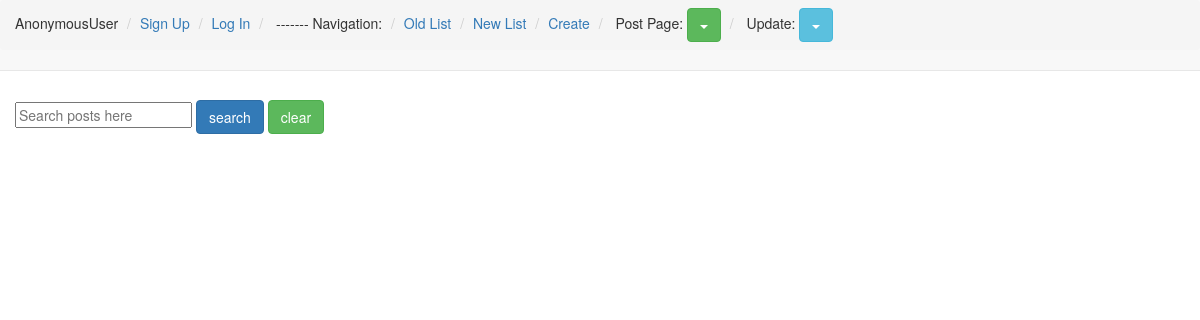
The app's page /list/, older data.
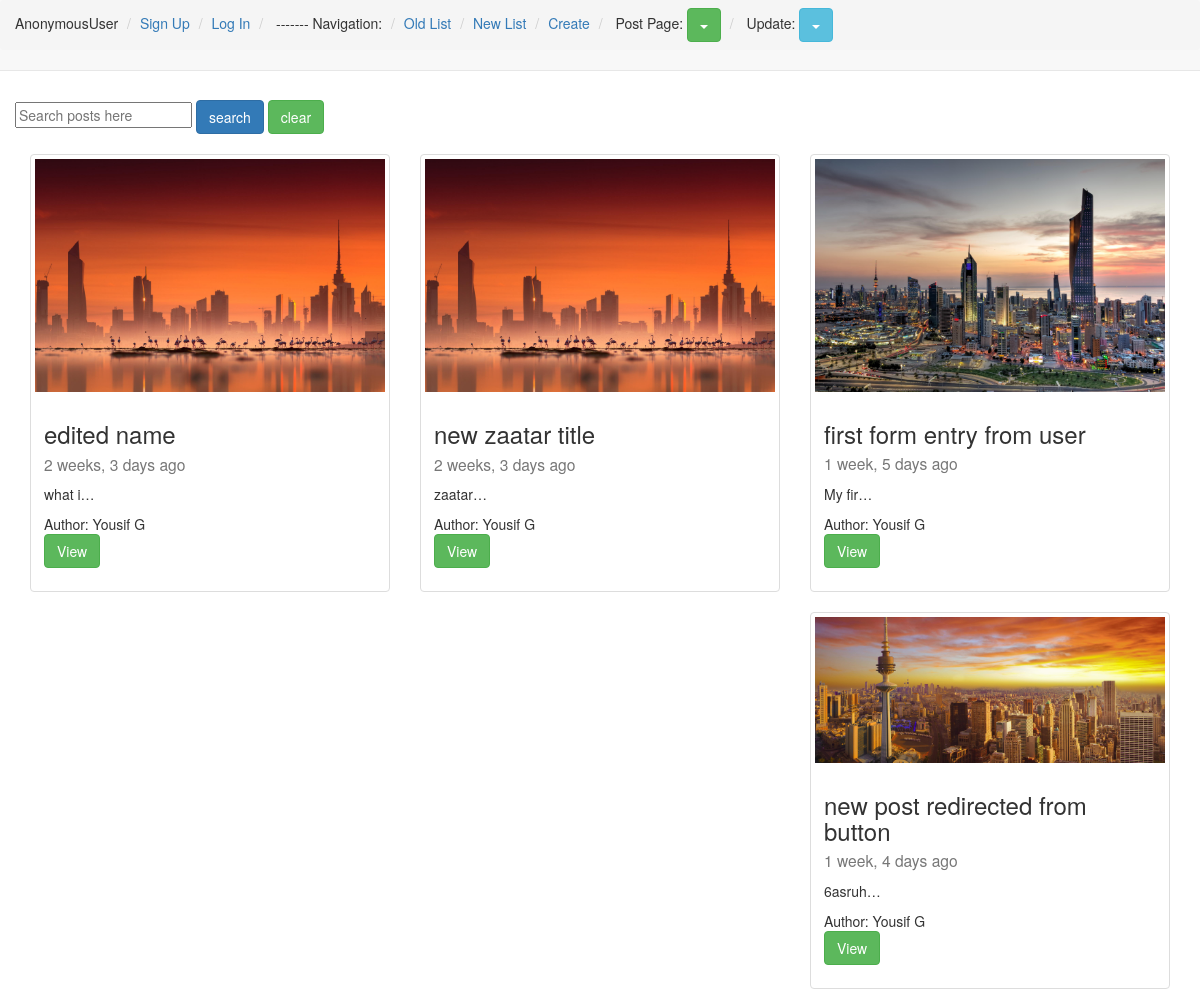
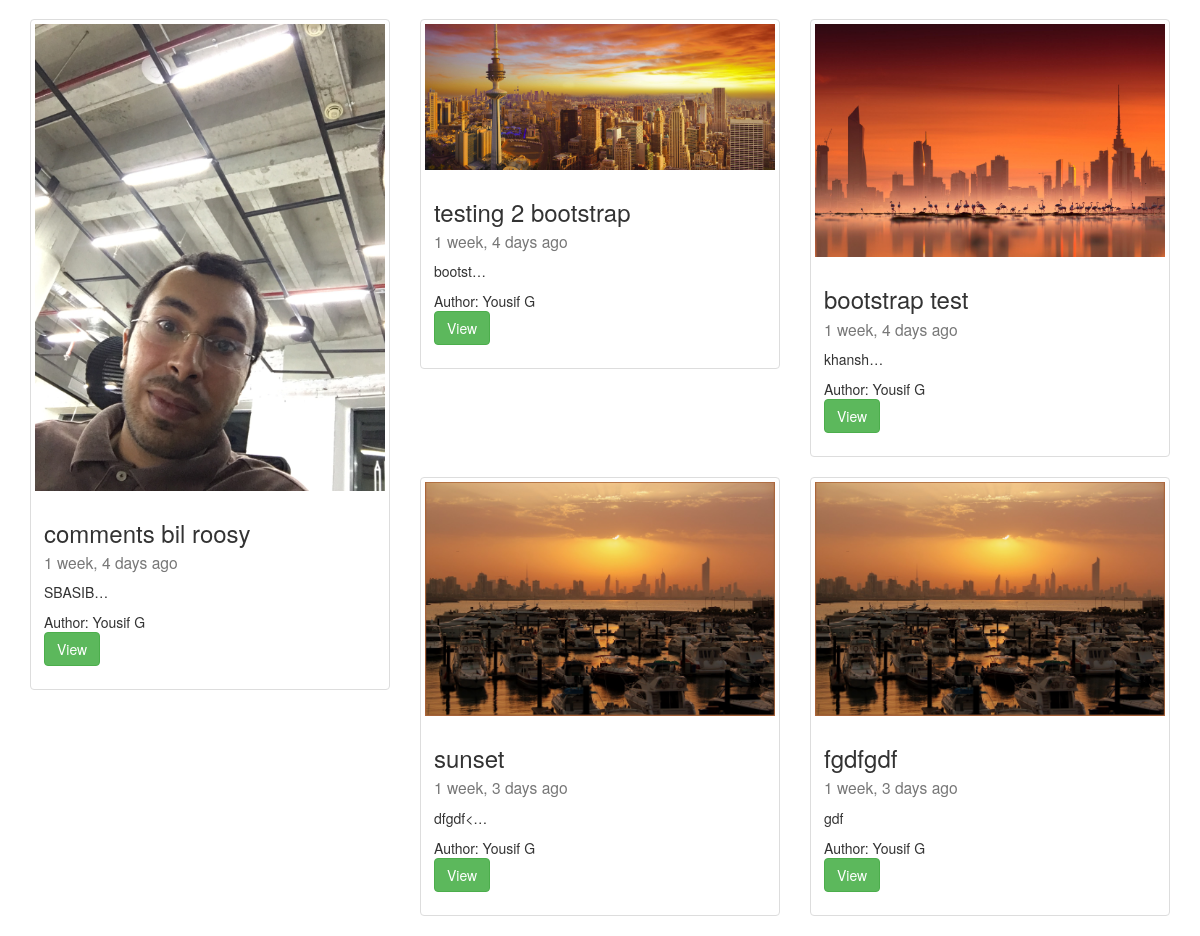
The same page, newer data (2 pictures, top to bottom).
### post/models.py (models this page shows, shortened)
class Post(models.Model):
	author = models.ForeignKey(User, default=1)
	title = models.CharField(max_length=140)
	content = models.TextField()
	draft = models.BooleanField(default=False)
	image = models.ImageField(upload_to="blog_images", null=True, blank=True)
	updated = models.DateTimeField(auto_now=True)
	timestamp = models.DateTimeField(auto_now_add=True)
	publish = models.DateField()
	slug = models.SlugField(unique=True)
	def absurl(self):
		return reverse("posts:id", kwargs={"slug": self.slug})

### post/views.py (the view, shortened to what this page needs)
# urls.py: url(r'^list/$', views.post_list, name="list"),
def post_list(request):
	today = timezone.now().date()
	post_list = Post.objects.filter(draft=False).filter(publish__lte=today)
	if request.user.is_staff or request.user.is_superuser:
		post_list = Post.objects.all()
	post_one = Post.objects.get(title="edited name")
	query = request.GET.get("q")
	context = {
	"title": "(this is taken from the context)",
	"user": request.user,
	"post_list": post_list,
	"post_one": post_one,
	"today": today,
	}
	return render(request, 'newlist.html', context)

### post/templatetags/urlify.py (called while the page is built)
@register.filter
def urlify(value):
	return quote(value)

### post/templates/newlist.html (shortened to what this page needs)
{% extends "base.html" %}
{% load urlify %}
{% block content %}
<div class="row">
<form action="{% url 'posts:list' %}" method="GET">
<input type="text" name="q" placeholder="Search posts here" value="{{request.GET.q}}">
<input type="submit" value="search" class="btn btn-primary">
<input type="reset" value="clear" class="btn btn-success">
</form>
<br>
   {% for x in post_list %}
  <div class="col-sm-6 col-md-4">
    <div class="thumbnail">
    {% if x.image %}
      <img src="{{x.image.url}}" class="img-responsive">
     {% endif %}
      <div class="caption">
        <h3>{{x.title}}<br><small>{{x.timestamp|timesince}} ago</small></h3>
        <p>{{x.content|linebreaks|truncatechars:10}}</p>
        Author: {{x.author.get_full_name}}<br>
        <p><a href="{{x.absurl}}" class="btn btn-success" role="button">View</a>
        </p>
      </div>
    </div>
  </div>
  {% endfor %}
</div>
{% endblock content %}

Row changes from the older to the newer data that the page shows:
now on this page (row edited): Post: image (picture), title "edited name", timestamp "2 weeks, 3 days", content "what i…", author.get_full_name "Yousif G"
now on this page (row edited): Post: image (picture), title "new zaatar title", timestamp "2 weeks, 3 days", content "zaatar…", author.get_full_name "Yousif G"
now on this page (row edited): Post: image (picture), title "first form entry from user", timestamp "1 week, 5 days", content "My fir…", author.get_full_name "Yousif G"
now on this page (row edited): Post: image (picture), title "new post redirected from button", timestamp "1 week, 4 days", content "6asruh…", author.get_full_name "Yousif G"
now on this page (row edited): Post: image (picture), title "comments bil roosy", timestamp "1 week, 4 days", content "SBASIB…", author.get_full_name "Yousif G"
now on this page (row edited): Post: image (picture), title "testing 2 bootstrap", timestamp "1 week, 4 days", content "bootst…", author.get_full_name "Yousif G"
now on this page (row edited): Post: image (picture), title "bootstrap test", timestamp "1 week, 4 days", content "khansh…", author.get_full_name "Yousif G"
now on this page (row edited): Post: image (picture), title "sunset", timestamp "1 week, 3 days", content "dfgdf<…", author.get_full_name "Yousif G"
now on this page (row edited): Post: image (picture), title "fgdfgdf", timestamp "1 week, 3 days", content "gdf", author.get_full_name "Yousif G"
